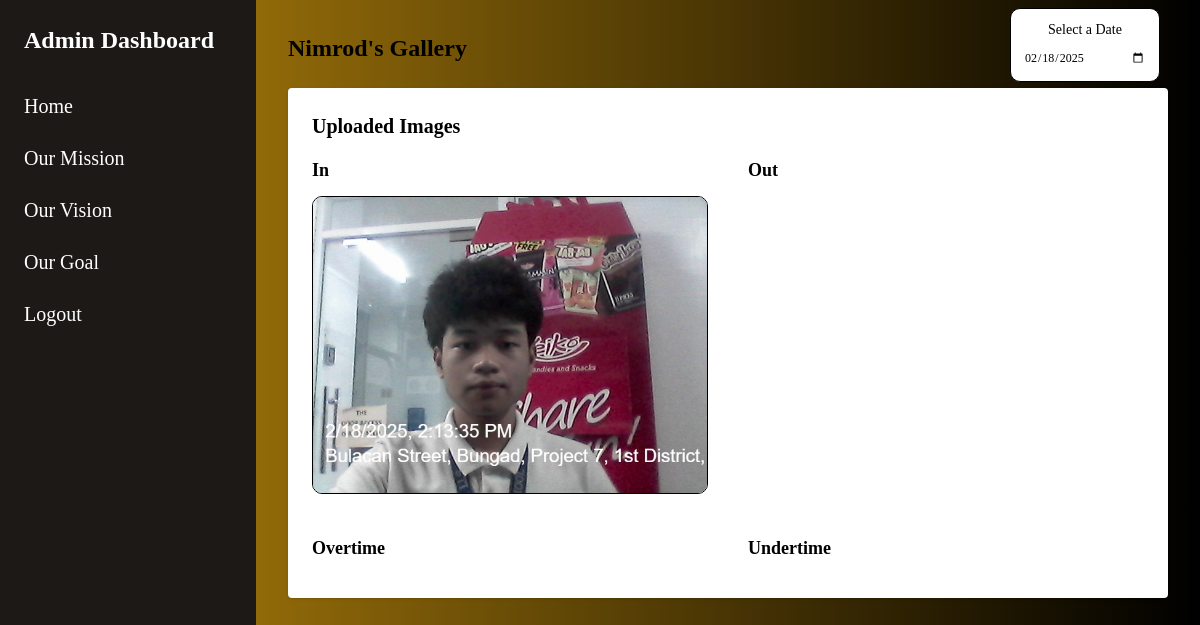
The app's page /gallery.php?user=Nimrod (signed in), older data.
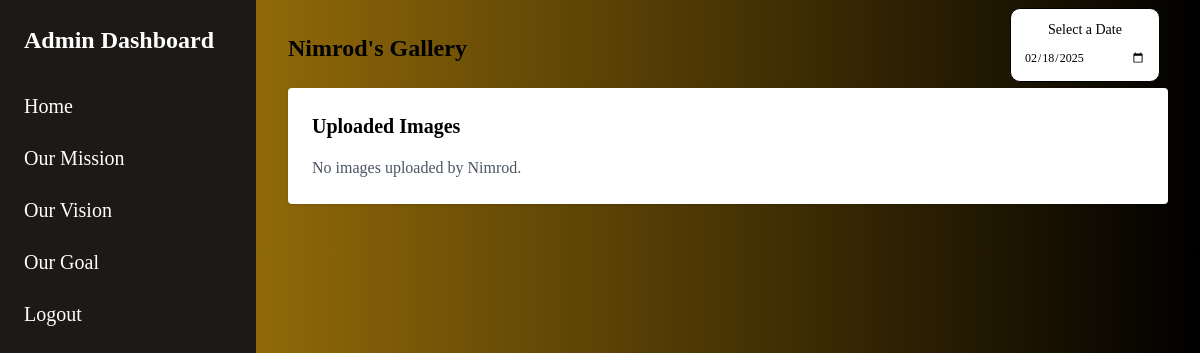
The same page, newer data.
### tables this page shows
CREATE TABLE `uploads` (
  `id` int(11) NOT NULL,
  `user_id` int(50) NOT NULL,
  `image_path` varchar(255) NOT NULL,
  `location` enum('In','Out','Overtime','Undertime') NOT NULL,
  `uploaded_at` timestamp NOT NULL DEFAULT current_timestamp()
);

### gallery.php (the view, shortened to what this page needs)
<?php
require 'db.php';
$username = $_GET['user'];
$stmt = $pdo->prepare("SELECT * FROM admin1 WHERE user = ?");
$stmt->execute([$username]);
$user = $stmt->fetch(PDO::FETCH_ASSOC);
$user_id = $user['id'];
$stmt = $pdo->prepare("SELECT image_path, location, uploaded_at FROM uploads WHERE user_id = ? ORDER BY uploaded_at DESC");
$stmt->execute([$user_id]);
$images = $stmt->fetchAll(PDO::FETCH_ASSOC);
?>
<!DOCTYPE html>
<html lang="en">
<head>
    <link rel="stylesheet" href="/whitemanBLACK/CSS/fonts.css">
    <script src="https://cdn.tailwindcss.com"></script>
</head>
<body class="bg-gray-100 flex">
    <aside class="w-64 bg-stone-900 text-white min-h-screen p-6">
        <h2 class="text-2xl font-bold mb-9">Admin Dashboard</h2>
        <ul>
            <li class="mt-3"><a href="Admin_dashboard.php" class="transition duration-300 ease-in-out hover:bg-yellow-700 text-xl block rounded">Home</a></li>
            <li class="mt-6"><a href="/whitemanBLACK/about/Company_mission.php" class="transition duration-300 ease-in-out hover:bg-yellow-700 text-xl block rounded">Our Mission</a></li>
            <li class="mt-6"><a href="/whitemanBLACK/about/Company_vision.php" class="transition duration-300 ease-in-out hover:bg-yellow-700 text-xl block rounded">Our Vision</a></li>
            <li class="mt-6"><a href="/whitemanBLACK/about/Company_goal.php" class="transition duration-300 ease-in-out hover:bg-yellow-700 text-xl block rounded">Our Goal</a></li>
            <li class="mt-6"><a href="logout.php" class="transition duration-300 ease-in-out hover:bg-red-600 text-xl block rounded">Logout</a></li>
        </ul>
    </aside>
    <main class="flex-1 p-8">
        <h1 class="text-2xl font-semibold mb-6"><?php echo htmlspecialchars($username); ?>'s Gallery</h1>
        <div class="calendar">
            <h2>Select a Date</h2>
            <input type="date" id="date-picker">
        </div>
        <div class="bg-white p-6 rounded shadow">
            <h2 class="text-xl font-semibold mb-4">Uploaded Images</h2>
            <?php if (count($images) > 0): ?>
                <div class="grid grid-cols-2 gap-10">
                    <div>
                        <h3 class="text-lg font-bold mb-3">In</h3>
                        <div class="grid grid-cols-1 gap-4">
                            <?php foreach ($images as $image): ?>
                                <?php if ($image['location'] === 'In'): ?>
                                    <img class="image-container" src="<?php echo htmlspecialchars($image['image_path']); ?>"
                                         alt="In Image"
                                         class="rounded shadow"
                                         onclick="openModal('<?php echo htmlspecialchars($image['image_path']); ?>')">
                                <?php endif; ?>
                            <?php endforeach; ?>
                        </div>
                    </div>
                    <div>
                        <h3 class="text-lg font-bold mb-3">Out</h3>
                    </div>
                    <div>
                        <h3 class="text-lg font-bold mb-3">Overtime</h3>
                    </div>
                    <div>
                        <h3 class="text-lg font-bold mb-3">Undertime</h3>
                    </div>
            <?php else: ?>
                <p class="text-gray-600">No images uploaded by <?php echo htmlspecialchars($username); ?>.</p>
            <?php endif; ?>
    </main>
</body>
</html>

Row changes from the older to the newer data that the page shows:
removed uploads: image_path (picture)
Text that changed along with them:
$username: (not shown) → "Nimrod"
text no longer shown: "In Out Overtime Undertime"
text now shown: "No images uploaded by ."
